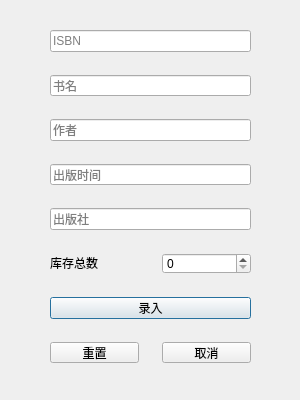
<?xml version="1.0" encoding="UTF-8"?>
<ui version="4.0">
 <class>Insert</class>
 <widget class="QDialog" name="Insert">
  <property name="geometry">
   <rect>
    <x>0</x>
    <y>0</y>
    <width>300</width>
    <height>400</height>
   </rect>
  </property>
  <property name="sizePolicy">
   <sizepolicy hsizetype="Fixed" vsizetype="Fixed">
    <horstretch>0</horstretch>
    <verstretch>0</verstretch>
   </sizepolicy>
  </property>
  <property name="windowTitle">
   <string>Dialog</string>
  </property>
  <widget class="QWidget" name="">
   <property name="geometry">
    <rect>
     <x>50</x>
     <y>30</y>
     <width>201</width>
     <height>333</height>
    </rect>
   </property>
   <layout class="QVBoxLayout" name="verticalLayout">
    <property name="spacing">
     <number>23</number>
    </property>
    <item>
     <widget class="QLineEdit" name="lineEdit">
      <property name="placeholderText">
       <string>ISBN</string>
      </property>
     </widget>
    </item>
    <item>
     <widget class="QLineEdit" name="lineEdit_2">
      <property name="placeholderText">
       <string>书名</string>
      </property>
     </widget>
    </item>
    <item>
     <widget class="QLineEdit" name="lineEdit_3">
      <property name="placeholderText">
       <string>作者</string>
      </property>
     </widget>
    </item>
    <item>
     <widget class="QLineEdit" name="lineEdit_4">
      <property name="inputMask">
       <string/>
      </property>
      <property name="placeholderText">
       <string>出版时间</string>
      </property>
     </widget>
    </item>
    <item>
     <widget class="QLineEdit" name="lineEdit_5">
      <property name="placeholderText">
       <string>出版社</string>
      </property>
     </widget>
    </item>
    <item>
     <layout class="QHBoxLayout" name="horizontalLayout">
      <item>
       <widget class="QLabel" name="label">
        <property name="maximumSize">
         <size>
          <width>16777215</width>
          <height>20</height>
         </size>
        </property>
        <property name="text">
         <string>库存总数</string>
        </property>
       </widget>
      </item>
      <item>
       <widget class="QSpinBox" name="spinBox"/>
      </item>
     </layout>
    </item>
    <item>
     <widget class="QPushButton" name="pushButton">
      <property name="text">
       <string>录入</string>
      </property>
     </widget>
    </item>
    <item>
     <layout class="QHBoxLayout" name="horizontalLayout_2">
      <item>
       <widget class="QPushButton" name="pushButton_3">
        <property name="text">
         <string>重置</string>
        </property>
       </widget>
      </item>
      <item>
       <widget class="QPushButton" name="pushButton_2">
        <property name="text">
         <string>取消</string>
        </property>
       </widget>
      </item>
     </layout>
    </item>
   </layout>
  </widget>
 </widget>
 <resources/>
 <connections>
  <connection>
   <sender>pushButton_2</sender>
   <signal>clicked()</signal>
   <receiver>Insert</receiver>
   <slot>close()</slot>
   <hints>
    <hint type="sourcelabel">
     <x>204</x>
     <y>353</y>
    </hint>
    <hint type="destinationlabel">
     <x>205</x>
     <y>377</y>
    </hint>
   </hints>
  </connection>
 </connections>
</ui>
